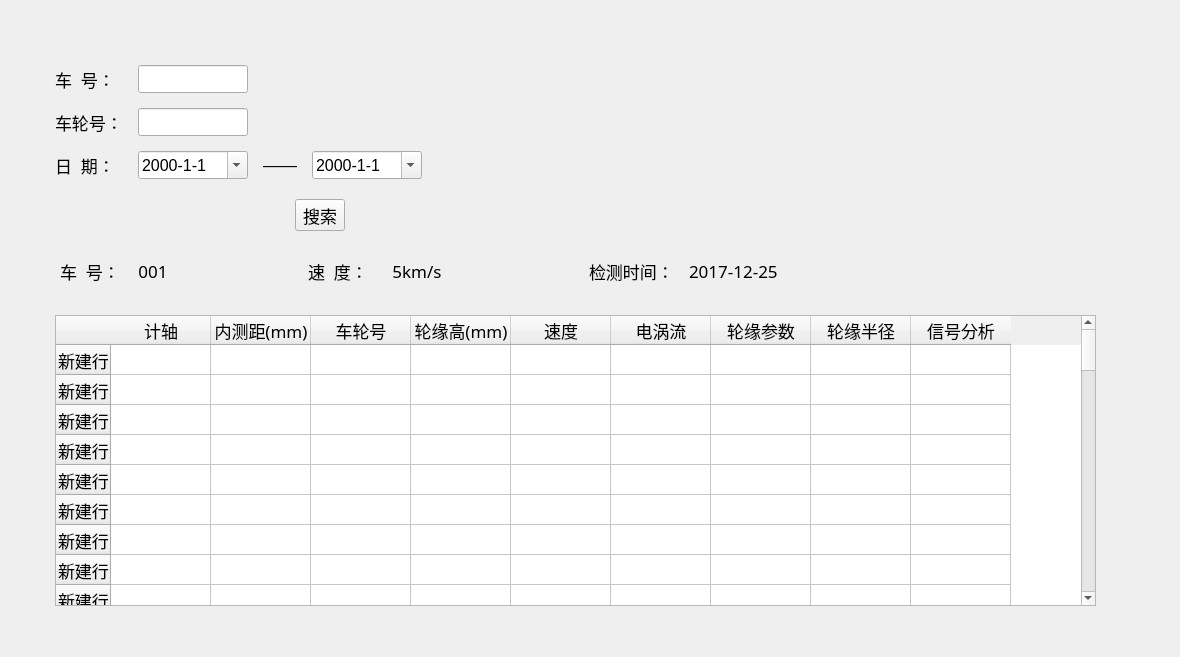
<?xml version="1.0" encoding="UTF-8"?>
<ui version="4.0">
 <class>DlgManageSearchMidDatas</class>
 <widget class="QDialog" name="DlgManageSearchMidDatas">
  <property name="geometry">
   <rect>
    <x>0</x>
    <y>0</y>
    <width>1180</width>
    <height>657</height>
   </rect>
  </property>
  <property name="windowTitle">
   <string>Dialog</string>
  </property>
  <widget class="QWidget" name="verticalLayoutWidget_4">
   <property name="geometry">
    <rect>
     <x>20</x>
     <y>20</y>
     <width>1111</width>
     <height>631</height>
    </rect>
   </property>
   <layout class="QVBoxLayout" name="mainLayout" stretch="2,5">
    <property name="leftMargin">
     <number>30</number>
    </property>
    <property name="topMargin">
     <number>40</number>
    </property>
    <property name="rightMargin">
     <number>30</number>
    </property>
    <property name="bottomMargin">
     <number>40</number>
    </property>
    <item>
     <layout class="QHBoxLayout" name="horizontalLayout_4" stretch="1,3">
      <item>
       <layout class="QVBoxLayout" name="verticalLayout" stretch="3,1">
        <property name="spacing">
         <number>15</number>
        </property>
        <item>
         <layout class="QGridLayout" name="gridLayout" columnstretch="2,2,1,2">
          <property name="leftMargin">
           <number>5</number>
          </property>
          <property name="topMargin">
           <number>5</number>
          </property>
          <property name="rightMargin">
           <number>5</number>
          </property>
          <property name="bottomMargin">
           <number>5</number>
          </property>
          <property name="verticalSpacing">
           <number>15</number>
          </property>
          <item row="2" column="1">
           <widget class="QDateEdit" name="dateEdit">
            <property name="font">
             <font>
              <pointsize>12</pointsize>
             </font>
            </property>
            <property name="displayFormat">
             <string>yyyy-M-d</string>
            </property>
            <property name="calendarPopup">
             <bool>true</bool>
            </property>
           </widget>
          </item>
          <item row="2" column="2">
           <widget class="QLabel" name="label_3">
            <property name="font">
             <font>
              <pointsize>13</pointsize>
             </font>
            </property>
            <property name="text">
             <string>——</string>
            </property>
            <property name="alignment">
             <set>Qt::AlignCenter</set>
            </property>
           </widget>
          </item>
          <item row="0" column="1">
           <widget class="QLineEdit" name="lineEdit">
            <property name="font">
             <font>
              <pointsize>13</pointsize>
             </font>
            </property>
           </widget>
          </item>
          <item row="2" column="3">
           <widget class="QDateEdit" name="dateEdit_2">
            <property name="font">
             <font>
              <pointsize>12</pointsize>
             </font>
            </property>
            <property name="displayFormat">
             <string>yyyy-M-d</string>
            </property>
            <property name="calendarPopup">
             <bool>true</bool>
            </property>
           </widget>
          </item>
          <item row="2" column="0">
           <widget class="QLabel" name="label_2">
            <property name="font">
             <font>
              <family>楷体</family>
              <pointsize>13</pointsize>
             </font>
            </property>
            <property name="text">
             <string>日  期：</string>
            </property>
           </widget>
          </item>
          <item row="0" column="0">
           <widget class="QLabel" name="label">
            <property name="font">
             <font>
              <family>楷体</family>
              <pointsize>13</pointsize>
             </font>
            </property>
            <property name="text">
             <string>车  号：</string>
            </property>
           </widget>
          </item>
          <item row="1" column="0">
           <widget class="QLabel" name="label_4">
            <property name="font">
             <font>
              <family>楷体</family>
              <pointsize>13</pointsize>
             </font>
            </property>
            <property name="text">
             <string>车轮号：</string>
            </property>
           </widget>
          </item>
          <item row="1" column="1">
           <widget class="QLineEdit" name="lineEdit_2">
            <property name="font">
             <font>
              <pointsize>13</pointsize>
             </font>
            </property>
           </widget>
          </item>
         </layout>
        </item>
        <item>
         <layout class="QHBoxLayout" name="horizontalLayout_3" stretch="3,1,1">
          <item>
           <spacer name="horizontalSpacer_7">
            <property name="orientation">
             <enum>Qt::Horizontal</enum>
            </property>
            <property name="sizeHint" stdset="0">
             <size>
              <width>40</width>
              <height>20</height>
             </size>
            </property>
           </spacer>
          </item>
          <item>
           <widget class="QToolButton" name="toolButton">
            <property name="font">
             <font>
              <family>楷体</family>
              <pointsize>13</pointsize>
             </font>
            </property>
            <property name="text">
             <string>搜索</string>
            </property>
           </widget>
          </item>
          <item>
           <spacer name="horizontalSpacer_8">
            <property name="orientation">
             <enum>Qt::Horizontal</enum>
            </property>
            <property name="sizeHint" stdset="0">
             <size>
              <width>40</width>
              <height>20</height>
             </size>
            </property>
           </spacer>
          </item>
         </layout>
        </item>
       </layout>
      </item>
      <item>
       <spacer name="horizontalSpacer_9">
        <property name="orientation">
         <enum>Qt::Horizontal</enum>
        </property>
        <property name="sizeHint" stdset="0">
         <size>
          <width>40</width>
          <height>20</height>
         </size>
        </property>
       </spacer>
      </item>
     </layout>
    </item>
    <item>
     <layout class="QVBoxLayout" name="LayoutMaching" stretch="1,5">
      <property name="spacing">
       <number>15</number>
      </property>
      <property name="leftMargin">
       <number>5</number>
      </property>
      <property name="topMargin">
       <number>5</number>
      </property>
      <property name="rightMargin">
       <number>5</number>
      </property>
      <property name="bottomMargin">
       <number>5</number>
      </property>
      <item>
       <layout class="QHBoxLayout" name="horizontalLayout_2" stretch="1,0,2,1,1,2,1,1,5">
        <property name="leftMargin">
         <number>5</number>
        </property>
        <property name="rightMargin">
         <number>5</number>
        </property>
        <item>
         <widget class="QLabel" name="label_5">
          <property name="font">
           <font>
            <family>楷体</family>
            <pointsize>13</pointsize>
           </font>
          </property>
          <property name="text">
           <string>车  号：</string>
          </property>
         </widget>
        </item>
        <item>
         <widget class="QLabel" name="labelTrain_2">
          <property name="font">
           <font>
            <family>楷体</family>
            <pointsize>13</pointsize>
           </font>
          </property>
          <property name="text">
           <string>001</string>
          </property>
          <property name="alignment">
           <set>Qt::AlignCenter</set>
          </property>
         </widget>
        </item>
        <item>
         <spacer name="horizontalSpacer_4">
          <property name="orientation">
           <enum>Qt::Horizontal</enum>
          </property>
          <property name="sizeHint" stdset="0">
           <size>
            <width>40</width>
            <height>20</height>
           </size>
          </property>
         </spacer>
        </item>
        <item>
         <widget class="QLabel" name="label_7">
          <property name="font">
           <font>
            <family>楷体</family>
            <pointsize>13</pointsize>
           </font>
          </property>
          <property name="text">
           <string>速  度：</string>
          </property>
         </widget>
        </item>
        <item>
         <widget class="QLabel" name="labelSpeed_2">
          <property name="font">
           <font>
            <family>楷体</family>
            <pointsize>13</pointsize>
           </font>
          </property>
          <property name="text">
           <string>5km/s</string>
          </property>
          <property name="alignment">
           <set>Qt::AlignCenter</set>
          </property>
         </widget>
        </item>
        <item>
         <spacer name="horizontalSpacer_5">
          <property name="orientation">
           <enum>Qt::Horizontal</enum>
          </property>
          <property name="sizeHint" stdset="0">
           <size>
            <width>40</width>
            <height>20</height>
           </size>
          </property>
         </spacer>
        </item>
        <item>
         <widget class="QLabel" name="label_9">
          <property name="font">
           <font>
            <family>楷体</family>
            <pointsize>13</pointsize>
           </font>
          </property>
          <property name="text">
           <string>检测时间：</string>
          </property>
         </widget>
        </item>
        <item>
         <widget class="QLabel" name="labelDate_2">
          <property name="font">
           <font>
            <family>楷体</family>
            <pointsize>13</pointsize>
           </font>
          </property>
          <property name="text">
           <string>2017-12-25</string>
          </property>
         </widget>
        </item>
        <item>
         <spacer name="horizontalSpacer_6">
          <property name="orientation">
           <enum>Qt::Horizontal</enum>
          </property>
          <property name="sizeHint" stdset="0">
           <size>
            <width>40</width>
            <height>20</height>
           </size>
          </property>
         </spacer>
        </item>
       </layout>
      </item>
      <item>
       <widget class="QTableWidget" name="tableWidget">
        <property name="font">
         <font>
          <family>楷体</family>
          <pointsize>13</pointsize>
         </font>
        </property>
        <row>
         <property name="text">
          <string>新建行</string>
         </property>
        </row>
        <row>
         <property name="text">
          <string>新建行</string>
         </property>
        </row>
        <row>
         <property name="text">
          <string>新建行</string>
         </property>
        </row>
        <row>
         <property name="text">
          <string>新建行</string>
         </property>
        </row>
        <row>
         <property name="text">
          <string>新建行</string>
         </property>
        </row>
        <row>
         <property name="text">
          <string>新建行</string>
         </property>
        </row>
        <row>
         <property name="text">
          <string>新建行</string>
         </property>
        </row>
        <row>
         <property name="text">
          <string>新建行</string>
         </property>
        </row>
        <row>
         <property name="text">
          <string>新建行</string>
         </property>
        </row>
        <row>
         <property name="text">
          <string>新建行</string>
         </property>
        </row>
        <row>
         <property name="text">
          <string>新建行</string>
         </property>
        </row>
        <row>
         <property name="text">
          <string>新建行</string>
         </property>
        </row>
        <row>
         <property name="text">
          <string>新建行</string>
         </property>
        </row>
        <row>
         <property name="text">
          <string>新建行</string>
         </property>
        </row>
        <row>
         <property name="text">
          <string>新建行</string>
         </property>
        </row>
        <row>
         <property name="text">
          <string>新建行</string>
         </property>
        </row>
        <row>
         <property name="text">
          <string>新建行</string>
         </property>
        </row>
        <row>
         <property name="text">
          <string>新建行</string>
         </property>
        </row>
        <row>
         <property name="text">
          <string>新建行</string>
         </property>
        </row>
        <row>
         <property name="text">
          <string>新建行</string>
         </property>
        </row>
        <row>
         <property name="text">
          <string>新建行</string>
         </property>
        </row>
        <row>
         <property name="text">
          <string>新建行</string>
         </property>
        </row>
        <row>
         <property name="text">
          <string>新建行</string>
         </property>
        </row>
        <row>
         <property name="text">
          <string>新建行</string>
         </property>
        </row>
        <row>
         <property name="text">
          <string>新建行</string>
         </property>
        </row>
        <row>
         <property name="text">
          <string>新建行</string>
         </property>
        </row>
        <row>
         <property name="text">
          <string>新建行</string>
         </property>
        </row>
        <row>
         <property name="text">
          <string>新建行</string>
         </property>
        </row>
        <row>
         <property name="text">
          <string>新建行</string>
         </property>
        </row>
        <row>
         <property name="text">
          <string>新建行</string>
         </property>
        </row>
        <row>
         <property name="text">
          <string>新建行</string>
         </property>
        </row>
        <row>
         <property name="text">
          <string>新建行</string>
         </property>
        </row>
        <row>
         <property name="text">
          <string>新建行</string>
         </property>
        </row>
        <row>
         <property name="text">
          <string>新建行</string>
         </property>
        </row>
        <row>
         <property name="text">
          <string>新建行</string>
         </property>
        </row>
        <row>
         <property name="text">
          <string>新建行</string>
         </property>
        </row>
        <row>
         <property name="text">
          <string>新建行</string>
         </property>
        </row>
        <row>
         <property name="text">
          <string>新建行</string>
         </property>
        </row>
        <row>
         <property name="text">
          <string>新建行</string>
         </property>
        </row>
        <row>
         <property name="text">
          <string>新建行</string>
         </property>
        </row>
        <row>
         <property name="text">
          <string>新建行</string>
         </property>
        </row>
        <row>
         <property name="text">
          <string>新建行</string>
         </property>
        </row>
        <row>
         <property name="text">
          <string>新建行</string>
         </property>
        </row>
        <row>
         <property name="text">
          <string>新建行</string>
         </property>
        </row>
        <row>
         <property name="text">
          <string>新建行</string>
         </property>
        </row>
        <row>
         <property name="text">
          <string>新建行</string>
         </property>
        </row>
        <row>
         <property name="text">
          <string>新建行</string>
         </property>
        </row>
        <row>
         <property name="text">
          <string>新建行</string>
         </property>
        </row>
        <row>
         <property name="text">
          <string>新建行</string>
         </property>
        </row>
        <row>
         <property name="text">
          <string>新建行</string>
         </property>
        </row>
        <row>
         <property name="text">
          <string>新建行</string>
         </property>
        </row>
        <column>
         <property name="text">
          <string>计轴</string>
         </property>
        </column>
        <column>
         <property name="text">
          <string>内测距(mm)</string>
         </property>
        </column>
        <column>
         <property name="text">
          <string>车轮号</string>
         </property>
        </column>
        <column>
         <property name="text">
          <string>轮缘高(mm)</string>
         </property>
        </column>
        <column>
         <property name="text">
          <string>速度</string>
         </property>
        </column>
        <column>
         <property name="text">
          <string>电涡流</string>
         </property>
        </column>
        <column>
         <property name="text">
          <string>轮缘参数</string>
         </property>
        </column>
        <column>
         <property name="text">
          <string>轮缘半径</string>
         </property>
        </column>
        <column>
         <property name="text">
          <string>信号分析</string>
         </property>
        </column>
       </widget>
      </item>
     </layout>
    </item>
   </layout>
  </widget>
 </widget>
 <resources/>
 <connections/>
</ui>
